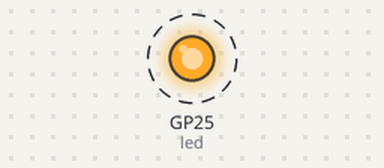
Bench run of a program on a simulated Raspberry Pi Pico running MicroPython. Parts: output pins drawn as LEDs (lit = HIGH). Dashed ring = blinking.

Above: at 0.5 s.
Timing chart, 0 to 4.6 s (numbered marks = the images above):
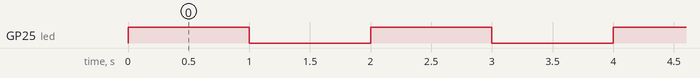

Measured:
- by itself, GP25 (led): alternates HIGH for 1.0 s and LOW for 1.0 s

The program:

4blink_the_led_optimized.py
```python
# Blink the board led with 1 second interval, shorter code

import machine
import utime # specific to MicroPython, optimized for microcontroller use.

led = machine.Pin("LED", machine.Pin.OUT)

while True:
    led.toggle()
    utime.sleep(1)
```
